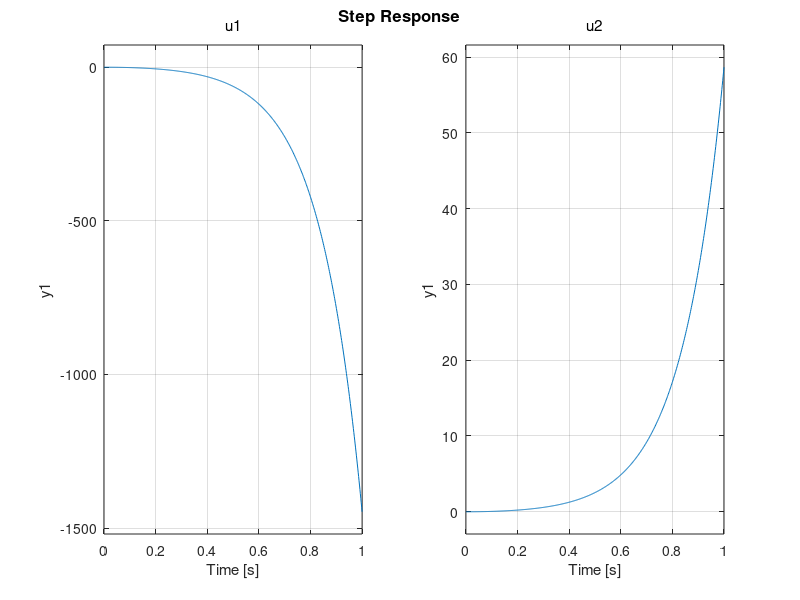
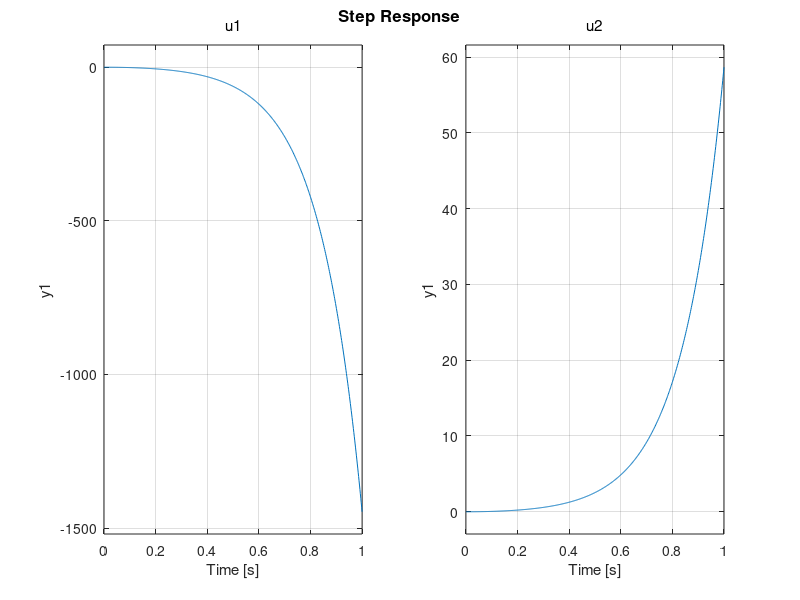

These figures' MATLAB source, in order:
close all
clear

%% Parametry
m = .00575;
g = 9.81;
FemP1 = .017521;
FemP2 = .0058231;
f1 = .00014142;
f2 = .0045626;
ki = 2.5165;
ci = .0243;
d = .0792;
bd = .06;
xd = d-bd;
x10 = .008;
x20 = 0;
x30 = .75;
u10 = 0.2883767137;

%% Sprawdzenie stabilności, sterowalności i obserwowalności
a21 = 1/(2*m)*x30^2*FemP1/FemP2*exp(-x10/FemP2); 
a23 = -1/(m)*x30*FemP1/FemP2*exp(-x10/FemP2); 
a31 = 1/f1*exp(x10/f2)*(ki*u10+ci-x30); 
a33 = -f2/f1*exp(x10/f2);
b31 = ki*f2/f1*exp(x10/f2);
A = [0 1 0; a21 0 a23; a31 0 a33];
B = [0 0; 0 g; b31 0];
C = [1 0 0];
D = 0;

eigenValues = eig(A)
% Wektor wartości własnych to:
% [6.10364663296979;-6.10364662992174;-186.289135085222]
% układ jest niestabilny, ponieważ następuje zmiana znaku
% 6,1036... -> -6,1036...

controlability = ctrb(A, B);
rankCtrb = rank(controlability);
% Układ jest sterowalny, ponieważ rząd macierzy sterowalności oraz liczba 
% zmiennych stanu jest równa 3

observability = obsv(A, C);
rankObsv = rank(observability);
% Układ jest obserwowalny, ponieważ rząd macierzy obserwowalności oraz x
% zmiennych stanu jest równa 3

%% Sprawdzenie jakie wartości wymuszeń spowodują przyciągnięcie kuli. Zbadanie odpowiedzi skokowej w układzie otwartym.
ob = ss(A, B, C, D);
step(ob)
sys1 = tf(ob)
figure;
step(sys1)

